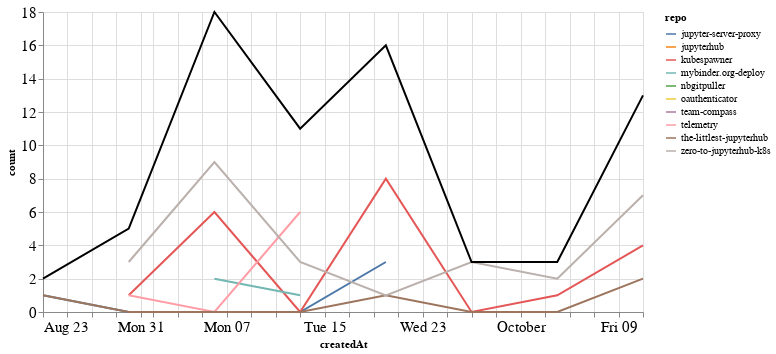

The cell this chart's notebook holds for it:
### Markdown cell above
## Comments

### Code cell
comments_time = comments.groupby('repo').resample('W', on='createdAt').count()['author'].reset_index()
comments_time = comments_time.rename(columns={'author': 'count'})
comments_time_total = comments_time.groupby('createdAt').agg({"count": "sum"}).reset_index()
ch1 = alt.Chart(comments_time, width=600).mark_line().encode(
    x='createdAt',
    y='count',
    color='repo',
    tooltip="repo"
)

ch2 = alt.Chart(comments_time_total, width=600).mark_line(color="black").encode(
    x='createdAt',
    y='count',
)

ch1 + ch2

### Figure 1 — Vega-Lite specification as saved in the notebook (floating-point values rounded to 4 significant figures)
{"config": {"axisLeft": {"labelFontSize": 15}, "axisBottom": {"labelFontSize": 15}}, "layer": [{"data": {"name": "data-b920d7a5e1ce95c6c84ecd9441dca965"}, "mark": "line", "encoding": {"color": {"type": "nominal", "field": "repo"}, "tooltip": {"type": "nominal", "field": "repo"}, "x": {"type": "temporal", "field": "createdAt"}, "y": {"type": "quantitative", "field": "count"}}, "width": 600}, {"data": {"name": "data-87f040b425cfd2e32fcb1b06766861f9"}, "mark": {"type": "line", "color": "black"}, "encoding": {"x": {"type": "temporal", "field": "createdAt"}, "y": {"type": "quantitative", "field": "count"}}, "width": 600}], "$schema": "https://vega.github.io/schema/vega-lite/v4.8.1.json", "datasets": {"data-b920d7a5e1ce95c6c84ecd9441dca965": [{"repo": "jupyter-server-proxy", "createdAt": "2020-08-23T00:00:00", "count": 1}, {"repo": "jupyter-server-proxy", "createdAt": "2020-08-30T00:00:00", "count": 0}, {"repo": "jupyter-server-proxy", "createdAt": "2020-09-06T00:00:00", "count": 0}, {"repo": "jupyter-server-proxy", "createdAt": "2020-09-13T00:00:00", "count": 0}, {"repo": "jupyter-server-proxy", "createdAt": "2020-09-20T00:00:00", "count": 3}, {"repo": "jupyterhub", "createdAt": "2020-09-20T00:00:00", "count": 2}, {"repo": "kubespawner", "createdAt": "2020-08-30T00:00:00", "count": 1}, {"repo": "kubespawner", "createdAt": "2020-09-06T00:00:00", "count": 6}, {"repo": "kubespawner", "createdAt": "2020-09-13T00:00:00", "count": 0}, {"repo": "kubespawner", "createdAt": "2020-09-20T00:00:00", "count": 8}, {"repo": "kubespawner", "createdAt": "2020-09-27T00:00:00", "count": 0}, {"repo": "kubespawner", "createdAt": "2020-10-04T00:00:00", "count": 1}, {"repo": "kubespawner", "createdAt": "2020-10-11T00:00:00", "count": 4}, {"repo": "mybinder.org-deploy", "createdAt": "2020-09-06T00:00:00", "count": 2}, {"repo": "mybinder.org-deploy", "createdAt": "2020-09-13T00:00:00", "count": 1}, {"repo": "nbgitpuller", "createdAt": "2020-09-20T00:00:00", "count": 1}, {"repo": "oauthenticator", "createdAt": "2020-09-06T00:00:00", "count": 1}, {"repo": "team-compass", "createdAt": "2020-09-13T00:00:00", "count": 1}, {"repo": "telemetry", "createdAt": "2020-08-30T00:00:00", "count": 1}, {"repo": "telemetry", "createdAt": "2020-09-06T00:00:00", "count": 0}, {"repo": "telemetry", "createdAt": "2020-09-13T00:00:00", "count": 6}, {"repo": "the-littlest-jupyterhub", "createdAt": "2020-08-23T00:00:00", "count": 1}, {"repo": "the-littlest-jupyterhub", "createdAt": "2020-08-30T00:00:00", "count": 0}, {"repo": "the-littlest-jupyterhub", "createdAt": "2020-09-06T00:00:00", "count": 0}, {"repo": "the-littlest-jupyterhub", "createdAt": "2020-09-13T00:00:00", "count": 0}, {"repo": "the-littlest-jupyterhub", "createdAt": "2020-09-20T00:00:00", "count": 1}, {"repo": "the-littlest-jupyterhub", "createdAt": "2020-09-27T00:00:00", "count": 0}, {"repo": "the-littlest-jupyterhub", "createdAt": "2020-10-04T00:00:00", "count": 0}, {"repo": "the-littlest-jupyterhub", "createdAt": "2020-10-11T00:00:00", "count": 2}, {"repo": "zero-to-jupyterhub-k8s", "createdAt": "2020-08-30T00:00:00", "count": 3}, {"repo": "zero-to-jupyterhub-k8s", "createdAt": "2020-09-06T00:00:00", "count": 9}, {"repo": "zero-to-jupyterhub-k8s", "createdAt": "2020-09-13T00:00:00", "count": 3}, {"repo": "zero-to-jupyterhub-k8s", "createdAt": "2020-09-20T00:00:00", "count": 1}, {"repo": "zero-to-jupyterhub-k8s", "createdAt": "2020-09-27T00:00:00", "count": 3}, {"repo": "zero-to-jupyterhub-k8s", "createdAt": "2020-10-04T00:00:00", "count": 2}, {"repo": "zero-to-jupyterhub-k8s", "createdAt": "2020-10-11T00:00:00", "count": 7}], "data-87f040b425cfd2e32fcb1b06766861f9": [{"createdAt": "2020-08-23T00:00:00", "count": 2}, {"createdAt": "2020-08-30T00:00:00", "count": 5}, {"createdAt": "2020-09-06T00:00:00", "count": 18}, {"createdAt": "2020-09-13T00:00:00", "count": 11}, {"createdAt": "2020-09-20T00:00:00", "count": 16}, {"createdAt": "2020-09-27T00:00:00", "count": 3}, {"createdAt": "2020-10-04T00:00:00", "count": 3}, {"createdAt": "2020-10-11T00:00:00", "count": 13}]}}
